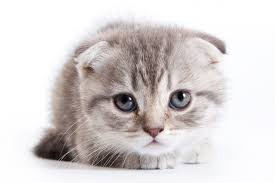
#> input picture 0616/김민준_0616/images/cat.jpg, 275 x 183 px
$ python '김민준_cat.py'
#> lines starting #> are read from the running program, lines starting #| are printed output that depends on the picture; after the words box and inside, x2 and y2 are one past the last pixel; in counts of white or black regions, pixels touching at a corner belong together
import cv2  # OpenCV 라이브러리 (이미지 처리용)
import matplotlib.pyplot as plt  # Matplotlib 라이브러리 (이미지 시각화용)

blk_size = 9
C = 5


img = cv2.imread('images/cat.jpg', cv2.IMREAD_GRAYSCALE)
#> img: shape (183, 275); min 0, max 255, mean 212.5


_, t_190 = cv2.threshold(img, 190, 255, cv2.THRESH_BINARY)
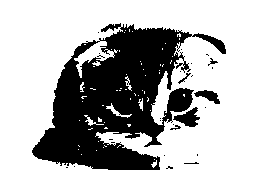
#> t_190: shape (183, 275); 71.2% white; 27 black regions (21 under 20 px), largest, box (x1, y1, x2, y2) and area: (32, 23, 226, 170) 13891, (173, 107, 200, 127) 274, (194, 90, 220, 104) 183, (178, 73, 191, 84) 34, (208, 58, 218, 66) 27, (170, 125, 181, 130) 24


ret, t_otsu = cv2.threshold(img, 0, 255, cv2.THRESH_BINARY | cv2.THRESH_OTSU)
#> ret = 190
print('otsu threshold:', ret)
#| otsu threshold: 190.0


th2 = cv2.adaptiveThreshold(
    img, 255,
    cv2.ADAPTIVE_THRESH_MEAN_C,
    cv2.THRESH_BINARY,
    blk_size, C
)
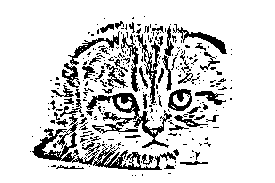
#> th2: shape (183, 275); 84% white; 276 black regions (221 under 20 px), largest, box (x1, y1, x2, y2) and area: (32, 99, 176, 170) 1706, (86, 93, 172, 148) 1154, (136, 34, 160, 105) 403


th3 = cv2.adaptiveThreshold(
    img, 255,
    cv2.ADAPTIVE_THRESH_GAUSSIAN_C,
    cv2.THRESH_BINARY,
    blk_size, C
)
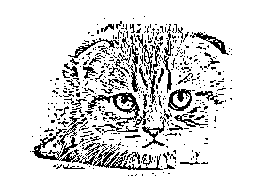
#> th3: shape (183, 275); 86.6% white; black in thin lines or dots, all inside (x1, y1, x2, y2) = (30, 16, 232, 176)

imgs = {
    'Original': img,
    't: 190': t_190,
    'Otsu: %d' % ret: t_otsu,
    'Adapted_Mean': th2,
    'Adapted_Gaussian': th3
}


plt.figure(figsize=(12, 8))

for i, (k, v) in enumerate(imgs.items()):
    plt.subplot(2, 3, i + 1)  # 2행 3열 배치
    plt.title(k)
    plt.imshow(v, cmap='gray')
    plt.xticks([])
    plt.yticks([])
#> this loop made 5 passes
#> k on passes 1 to 5: 'Original', 't: 190', 'Otsu: 190', 'Adapted_Mean', 'Adapted_Gaussian'

plt.show()
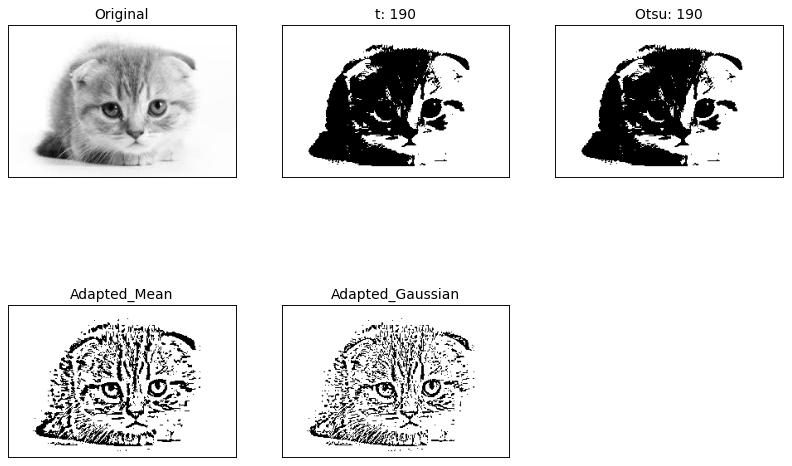
#> figure drawn by matplotlib, 5 panels
